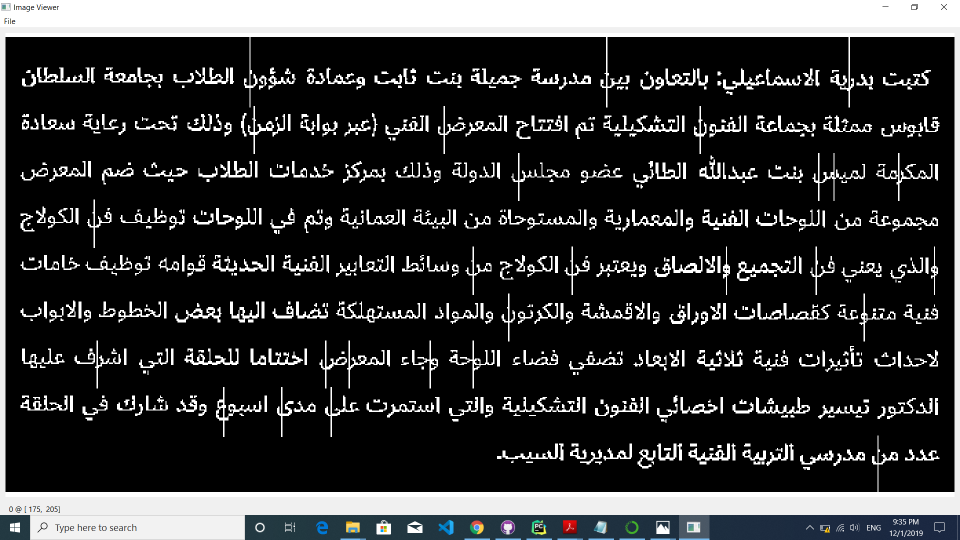
#> input picture cap2Tests/Invalid.png, 1920 x 1080 px (shown at 1/2 size)
$ python -i preProcessing.py   (imports and definitions only)
#> lines starting #> are read from the running program, lines starting #| are printed output that depends on the picture
import cv2
import numpy as np
from scipy.signal import argrelextrema
import skimage.transform as trans

# function to get fix a rotated image and get the baseline
# [59 lines left out: function skewNormal, not called in this run]

def getAngle(img):
    thresh = img.copy()
    thresh = 1 - (thresh / 255)
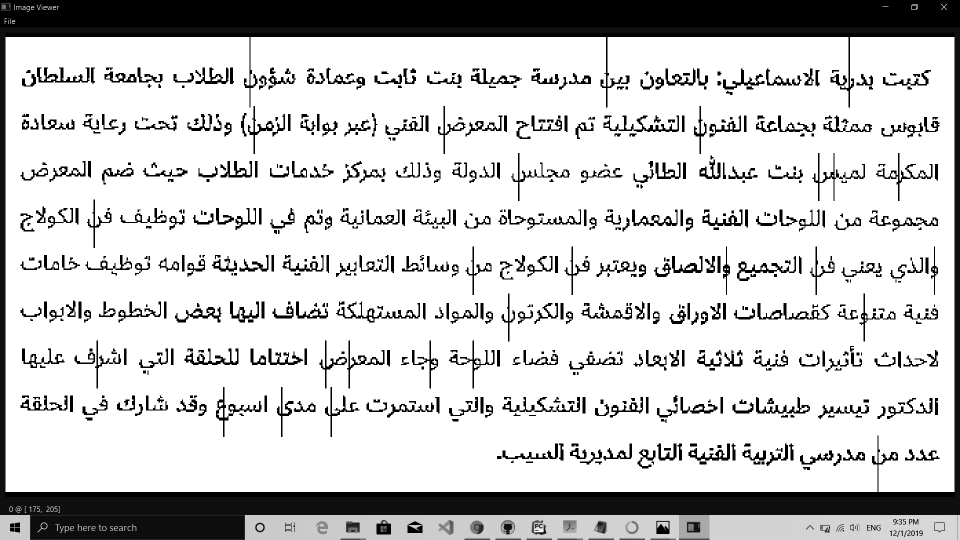
#> thresh: shape (1080, 1920) float64 (shown at 1/2 size); min 0, max 1, mean 0.793

    coords = np.column_stack(np.where(thresh > 0))
#> coords = 1788775 pairs, first value 6 to 1079, second value 0 to 1919

    angle = cv2.minAreaRect(coords)[-1]
#> angle = -90
    if angle < -45:
        angle = -(90 + angle)
#> angle = 0
    else:
        angle = -angle
    return angle

def getRotatedImg(img, Repeat = False):
    # Skew Correction
    # Getting first the right angle of rotation, then rotating the original image
    if Repeat == True:
        angle = skewNormal(img)
    else:
        angle = getAngle(img)
#> angle = 0
    newImage = trans.rotate(img, angle, mode="edge")
    newImage = (newImage * 255).astype(np.uint8)
    return newImage


# Draw The Baselines over the image
# [57 lines left out: functions Baseline, getLineBreaks, not called in this run]

>>> import cv2
>>> picture = cv2.imread('../cap2Tests/Invalid.png', cv2.IMREAD_GRAYSCALE)
>>> result = getRotatedImg(picture)
